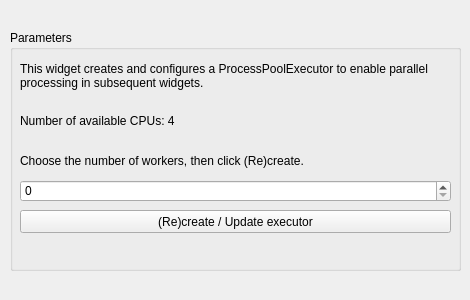
<?xml version="1.0" encoding="UTF-8"?>
<ui version="4.0">
 <class>Form</class>
 <widget class="QWidget" name="Form">
  <property name="geometry">
   <rect>
    <x>0</x>
    <y>0</y>
    <width>470</width>
    <height>300</height>
   </rect>
  </property>
  <property name="windowTitle">
   <string>Form</string>
  </property>
  <widget class="QGroupBox" name="groupBox">
   <property name="geometry">
    <rect>
     <x>10</x>
     <y>30</y>
     <width>451</width>
     <height>241</height>
    </rect>
   </property>
   <property name="title">
    <string>Parameters</string>
   </property>
   <widget class="QLabel" name="Description">
    <property name="geometry">
     <rect>
      <x>10</x>
      <y>20</y>
      <width>431</width>
      <height>51</height>
     </rect>
    </property>
    <property name="text">
     <string>This widget creates and configures a ProcessPoolExecutor to enable parallel processing in subsequent widgets.</string>
    </property>
    <property name="wordWrap">
     <bool>true</bool>
    </property>
   </widget>
   <widget class="QLabel" name="cpu_label">
    <property name="enabled">
     <bool>true</bool>
    </property>
    <property name="geometry">
     <rect>
      <x>10</x>
      <y>80</y>
      <width>431</width>
      <height>21</height>
     </rect>
    </property>
    <property name="text">
     <string>Number of available CPUs: 4</string>
    </property>
   </widget>
   <widget class="QLabel" name="info_label">
    <property name="geometry">
     <rect>
      <x>10</x>
      <y>120</y>
      <width>431</width>
      <height>21</height>
     </rect>
    </property>
    <property name="text">
     <string>Choose the number of workers, then click (Re)create.</string>
    </property>
   </widget>
   <widget class="QSpinBox" name="spin_workers">
    <property name="geometry">
     <rect>
      <x>10</x>
      <y>150</y>
      <width>431</width>
      <height>22</height>
     </rect>
    </property>
   </widget>
   <widget class="QPushButton" name="btn_create">
    <property name="geometry">
     <rect>
      <x>10</x>
      <y>180</y>
      <width>431</width>
      <height>23</height>
     </rect>
    </property>
    <property name="text">
     <string>(Re)create / Update executor</string>
    </property>
   </widget>
  </widget>
 </widget>
 <resources/>
 <connections/>
</ui>
